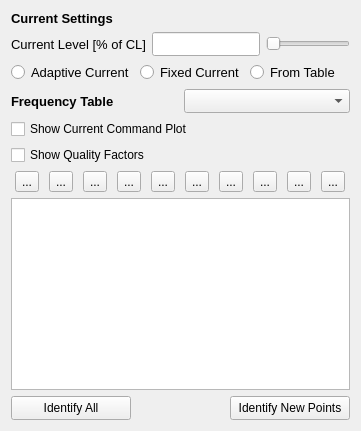
     <widget class="QWidget" name="FreqEditor">
      <property name="sizePolicy">
       <sizepolicy hsizetype="Fixed" vsizetype="Preferred">
        <horstretch>0</horstretch>
        <verstretch>0</verstretch>
       </sizepolicy>
      </property>
      <attribute name="title">
       <string>Freq. Editor</string>
      </attribute>
      <layout class="QGridLayout" name="gridLayout_3">
       <item row="0" column="0">
        <layout class="QVBoxLayout" name="verticalLayout_15">
         <item>
          <layout class="QVBoxLayout" name="verticalLayout_13">
           <item>
            <widget class="QLabel" name="label_33">
             <property name="font">
              <font>
               <pointsize>10</pointsize>
               <bold>true</bold>
              </font>
             </property>
             <property name="text">
              <string>Current Settings</string>
             </property>
            </widget>
           </item>
           <item>
            <layout class="QHBoxLayout" name="horizontalLayout_32">
             <item>
              <widget class="QLabel" name="label_34">
               <property name="font">
                <font>
                 <pointsize>10</pointsize>
                </font>
               </property>
               <property name="text">
                <string>Current Level [% of CL]</string>
               </property>
              </widget>
             </item>
             <item>
              <widget class="QLineEdit" name="lineEdit_14">
               <property name="minimumSize">
                <size>
                 <width>0</width>
                 <height>24</height>
                </size>
               </property>
              </widget>
             </item>
             <item>
              <widget class="QSlider" name="horizontalSlider_9">
               <property name="orientation">
                <enum>Qt::Orientation::Horizontal</enum>
               </property>
              </widget>
             </item>
            </layout>
           </item>
           <item>
            <layout class="QHBoxLayout" name="horizontalLayout_33">
             <item>
              <widget class="QRadioButton" name="radioButton_6">
               <property name="font">
                <font>
                 <pointsize>10</pointsize>
                </font>
               </property>
               <property name="text">
                <string>Adaptive Current</string>
               </property>
              </widget>
             </item>
             <item>
              <widget class="QRadioButton" name="radioButton_7">
               <property name="font">
                <font>
                 <pointsize>10</pointsize>
                </font>
               </property>
               <property name="text">
                <string>Fixed Current</string>
               </property>
              </widget>
             </item>
             <item>
              <widget class="QRadioButton" name="radioButton_8">
               <property name="font">
                <font>
                 <pointsize>10</pointsize>
                </font>
               </property>
               <property name="text">
                <string>From Table</string>
               </property>
              </widget>
             </item>
            </layout>
           </item>
          </layout>
         </item>
         <item>
          <layout class="QVBoxLayout" name="verticalLayout_14">
           <item>
            <layout class="QHBoxLayout" name="horizontalLayout_34">
             <item>
              <widget class="QLabel" name="label_35">
               <property name="font">
                <font>
                 <pointsize>10</pointsize>
                 <bold>true</bold>
                </font>
               </property>
               <property name="text">
                <string>Frequency Table</string>
               </property>
              </widget>
             </item>
             <item>
              <widget class="QComboBox" name="comboBox_3">
               <property name="minimumSize">
                <size>
                 <width>0</width>
                 <height>24</height>
                </size>
               </property>
              </widget>
             </item>
            </layout>
           </item>
           <item>
            <widget class="QCheckBox" name="checkBox_5">
             <property name="text">
              <string>Show Current Command Plot</string>
             </property>
            </widget>
           </item>
           <item>
            <widget class="QCheckBox" name="checkBox_6">
             <property name="text">
              <string>Show Quality Factors</string>
             </property>
            </widget>
           </item>
          </layout>
         </item>
         <item>
          <layout class="QHBoxLayout" name="horizontalLayout_35">
           <item>
            <widget class="QToolButton" name="toolButton_3">
             <property name="text">
              <string>...</string>
             </property>
            </widget>
           </item>
           <item>
            <widget class="QToolButton" name="toolButton_4">
             <property name="text">
              <string>...</string>
             </property>
            </widget>
           </item>
           <item>
            <widget class="QToolButton" name="toolButton_5">
             <property name="text">
              <string>...</string>
             </property>
            </widget>
           </item>
           <item>
            <widget class="QToolButton" name="toolButton_6">
             <property name="text">
              <string>...</string>
             </property>
            </widget>
           </item>
           <item>
            <widget class="QToolButton" name="toolButton_7">
             <property name="text">
              <string>...</string>
             </property>
            </widget>
           </item>
           <item>
            <widget class="QToolButton" name="toolButton_8">
             <property name="text">
              <string>...</string>
             </property>
            </widget>
           </item>
           <item>
            <widget class="QToolButton" name="toolButton_9">
             <property name="text">
              <string>...</string>
             </property>
            </widget>
           </item>
           <item>
            <widget class="QToolButton" name="toolButton_10">
             <property name="text">
              <string>...</string>
             </property>
            </widget>
           </item>
           <item>
            <widget class="QToolButton" name="toolButton_11">
             <property name="text">
              <string>...</string>
             </property>
            </widget>
           </item>
           <item>
            <widget class="QToolButton" name="toolButton_12">
             <property name="text">
              <string>...</string>
             </property>
            </widget>
           </item>
          </layout>
         </item>
         <item>
          <widget class="QTableWidget" name="tableWidget"/>
         </item>
         <item>
          <layout class="QHBoxLayout" name="horizontalLayout_36">
           <item>
            <widget class="QPushButton" name="pushButton_8">
             <property name="minimumSize">
              <size>
               <width>120</width>
               <height>24</height>
              </size>
             </property>
             <property name="text">
              <string>Identify All</string>
             </property>
            </widget>
           </item>
           <item>
            <spacer name="horizontalSpacer_6">
             <property name="orientation">
              <enum>Qt::Orientation::Horizontal</enum>
             </property>
             <property name="sizeHint" stdset="0">
              <size>
               <width>40</width>
               <height>20</height>
              </size>
             </property>
            </spacer>
           </item>
           <item>
            <widget class="QPushButton" name="pushButton_9">
             <property name="minimumSize">
              <size>
               <width>120</width>
               <height>24</height>
              </size>
             </property>
             <property name="text">
              <string>Identify New Points</string>
             </property>
            </widget>
           </item>
          </layout>
         </item>
        </layout>
       </item>
      </layout>
     </widget>
